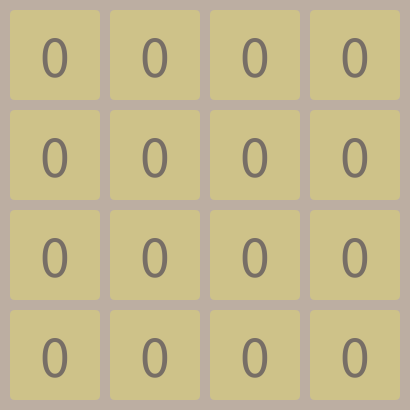
Frame 1 (no input)
Frame 60 (the mouse pressed at the canvas centre just before this capture): identical to frame 1, image omitted
Frame 120 (the mouse held since frame 60 and released just before this capture): identical to frame 1, image omitted

The Processing sketch that drew this single still picture (run headless with seeded random() and noise(); from frame 60 on, the mouse is pressed at the canvas centre):

// Processing sketch: week08_4
// ── week08_4.pde
color [] c = {#CEC289,#EFE5DA,#EDE1CA,#EFB37E,#EF7F63,#EF7F63};
color []c2={#776E66,#776E66,#776E66,#FDF8F5,#FDF8F5,#FDF8F5};
int[] N={0,2,4,8,16,32};
int [][] B={{0,0,0,0},{0,0,0,0},{0,0,0,0},{0,0,0,0}};
void keyPressed(){
  if(keyCode==RIGHT){
    for(int i=0;i<4;i++){
     int now=3;
     for(int j=3; j>=0;j--){
       if(B[i][j]>0){
       B[i][now]=B[i][j];
       now--;
       }
    }
    for(int j=now;j>=0;j--){
      B[i][j]=0;
      }
    }
  }
  genTwo();
}
void genTwo(){
  int zero=0;
  for(int i=0;i<4;i++){
    for(int j=0;j<4;j++){
      if(B[i][j]==0) zero++;
    }
  }
  int ans=int(random(zero));
  for(int i=0;i<4;i++){
    for(int j=0;j<4;j++){
      if(B[i][j]==0){
        if(ans==0){
          B[i][j]=1;
          return;
        }else ans--;
      }
    }
  }
}
void setup(){
  size(410,410);
}
void draw(){
  background(188,174,162);
  for(int i=0;i<4;i++){
    for(int j=0;j<4;j++){
      int id=B[i][j];
      fill(c[id]);
      noStroke();
      rect(j*100+10,i*100+10,90,90,5);
      fill(c2[id]);
      textAlign(CENTER,CENTER);
      textSize(60);
      text(N[id],j*100+55,i*100+55);
    }
  }
}
